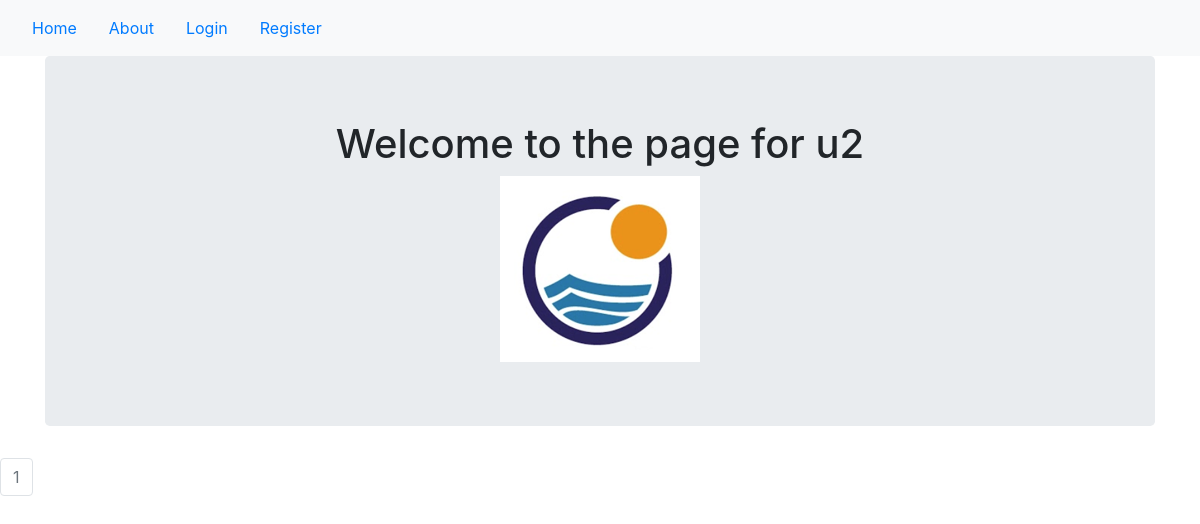
The page /u2 on the database its author committed.
### carcompanyblog/models.py (models this page shows, shortened)
class User(db.Model, UserMixin):
    __tablename__ = 'users'
    id = db.Column(db.Integer, primary_key= True)
    profile_image  = db.Column(db.String(80), nullable=False, default='default_profile.png')
    email = db.Column(db.String(80), unique = True, index = True)
    username = db.Column(db.String(64), unique = True, index=True)
    password_hash = db.Column(db.String(120))
    posts = db.relationship('BlogPost', backref='author', lazy=True)

### carcompanyblog/users/views.py (the view)
@users.route('/<username>')
def user_posts(username):
    page = request.args.get('page', 1, type=int)  # requesting a page and this allows us to cycle through pages
    user = User.query.filter_by(username=username).first_or_404()  # grab the user and return 404 if no user exists
    blog_posts = BlogPost.query.filter_by(author=user).order_by(BlogPost.date.desc()).paginate(page=page, per_page=5)
    return render_template('user_blog_posts.html', blog_posts=blog_posts, user=user)

### carcompanyblog/templates/user_blog_posts.html (shortened to what this page needs)
<!DOCTYPE html>
{% extends "base.html" %}
  {% block content %}
    <div class="container">
      <div class="jumbotron">
        <div align="center">
          <h1> Welcome to the page for {{ user.username }} </h1>
          <img src=" {{ url_for('static', filename='profile_pics/'+user.profile_image) }}">
        </div>
      </div>
    </div>
  <nav aria-label="Page navigation example">
  <ul class="pagination">
    {% for page_num in blog_posts.iter_pages(left_edge=1, right_edge=1, left_current=1, right_current=1)  %}
      {% if blog_posts.page == page_num %}
        <li class="page-item disabled">
          <a class="page-link" href="{{ url_for('users.user_posts', username=user.username, page=page_num)}}">{{ page_num }}</a>
        </li>
      {% else %}
         <li class="page-item">
          <a class="page-link" href="{{ url_for('users.user_posts', username=user.username, page=page_num)}}">{{ page_num}}</a>
        </li>
      {% endif %}
    {% endfor %}
  </ul>
</nav>
  {% endblock %}

### rows shown on the page
User: username "u2", profile_image (picture)

### other values the page prints
{{ page_num }} "1"
